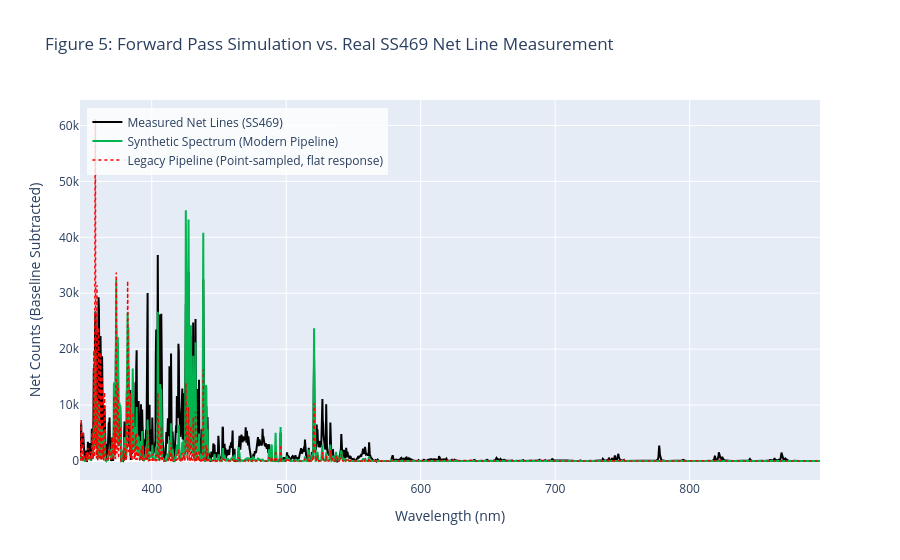

Notebook code cell kept with this figure:
### Code cell
# Interactive Simulation Dashboard: Test changing plasma parameters
def create_interactive_forward_plot():
    fig = go.Figure()
    
    # Trace 0: Real Measured SS469 Net Lines
    fig.add_trace(go.Scatter(
        x=wavelengths[16:], y=net_measured[16:], mode='lines',
        line=dict(color='black', width=2),
        name='Measured Net Lines (SS469)'
    ))
    
    # Trace 1: Forward Pass Synthetic Spectrum (Modern Pipeline)
    _, syn_init = simulate_forward_pass(k_abs=1.2, use_response=True, use_broadening=True)
    fig.add_trace(go.Scatter(
        x=wavelengths[16:], y=syn_init[16:], mode='lines',
        line=dict(color='rgb(0, 180, 80)', width=2),
        name='Synthetic Spectrum (Modern Pipeline)'
    ))
    
    # Trace 2: Old Legacy Forward Pass (Point sampled + no response)
    _, syn_old = simulate_forward_pass(k_abs=0.0, use_response=False, use_broadening=False)
    fig.add_trace(go.Scatter(
        x=wavelengths[16:], y=syn_old[16:], mode='lines',
        line=dict(color='red', width=1.5, dash='dot'),
        name='Legacy Pipeline (Point-sampled, flat response)'
    ))
    
    fig.update_layout(
        title="Figure 5: Forward Pass Simulation vs. Real SS469 Net Line Measurement",
        xaxis_title="Wavelength (nm)",
        yaxis_title="Net Counts (Baseline Subtracted)",
        hovermode="x unified",
        legend=dict(x=0.01, y=0.98, bgcolor='rgba(255,255,255,0.8)')
    )
    return fig

fig5 = create_interactive_forward_plot()
fig5.show()

### Figure 1 — Plotly figure (JSON) as saved in the notebook; plotly's stock layout.template omitted (floating-point values rounded to 4 significant figures; data arrays with more than 128 entries replaced by an {"elided": "..."} marker saying what was removed)
{"data": [{"line": {"color": "black", "width": 2}, "mode": "lines", "name": "Measured Net Lines (SS469)", "type": "scatter", "x": {"elided": "2032 float values"}, "y": {"elided": "2032 float values"}}, {"line": {"color": "rgb(0, 180, 80)", "width": 2}, "mode": "lines", "name": "Synthetic Spectrum (Modern Pipeline)", "type": "scatter", "x": {"elided": "2032 float values"}, "y": {"elided": "2032 float values"}}, {"line": {"color": "red", "dash": "dot", "width": 1.5}, "mode": "lines", "name": "Legacy Pipeline (Point-sampled, flat response)", "type": "scatter", "x": {"elided": "2032 float values"}, "y": {"elided": "2032 float values"}}], "layout": {"hovermode": "x unified", "legend": {"bgcolor": "rgba(255,255,255,0.8)", "x": 0.01, "y": 0.98}, "title": {"text": "Figure 5: Forward Pass Simulation vs. Real SS469 Net Line Measurement"}, "xaxis": {"title": {"text": "Wavelength (nm)"}}, "yaxis": {"title": {"text": "Net Counts (Baseline Subtracted)"}}}}
